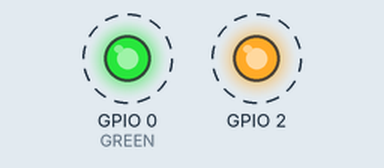
This sketch was run on a simulated ESP32. Parts: output pins drawn as LEDs (lit = HIGH). Dashed ring = blinking.

Above: at 0.2 s.
Timing chart, 0 to 3.0 s (numbered marks = the images above):
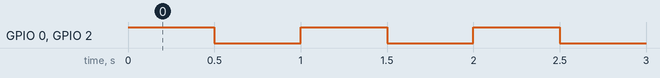

The sketch:

led-blink.ino
```cpp
#define GREEN 0
void setup() {
    // put your setup code here, to run once:
    pinMode(GREEN, OUTPUT);
    pinMode(2, OUTPUT);
}

void loop() {
    // put your main code here, to run repeatedly:
    digitalWrite(GREEN, HIGH);
    digitalWrite(2, HIGH);
    delay(500);
    digitalWrite(GREEN, LOW);
    digitalWrite(2, LOW);
    delay(500);
}
```

Measured:
- by itself, GPIO 0 (GREEN), GPIO 2: alternates HIGH for 0.50 s and LOW for 0.50 s
